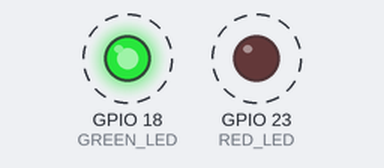
This program was run on a simulated Raspberry Pi (BCM pin numbers). On the bench: output pins drawn as LEDs (lit = HIGH). Dashed ring = blinking. What the program prints to the terminal is not drawn. At 10.0 s the program stops and its outputs stay as they are.

Above: at 0.5 s.
Timing chart, 0 to 4.6 s (numbered marks = the images above):
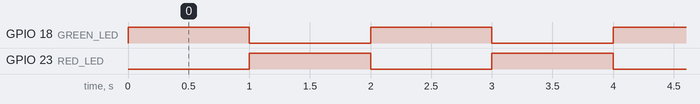

Measured:
- by itself, GPIO 18 (GREEN_LED): alternates HIGH for 1.0 s and LOW for 1.0 s, 10 changes in all, then stays LOW
- by itself, GPIO 23 (RED_LED): alternates HIGH for 1.0 s and LOW for 1.0 s, 9 changes in all, then stays HIGH

The program:

raspi-blink.py
```python
#!/usr/bin/env python
import RPi.GPIO as GPIO, time

GPIO.setmode(GPIO.BCM)
GREEN_LED = 18
RED_LED = 23
GPIO.setup(GREEN_LED, GPIO.OUT)
GPIO.setup(RED_LED, GPIO.OUT)

count = 0
while (count < 5):
    print "The count is: ", count
    GPIO.output(GREEN_LED, True)
    GPIO.output(RED_LED, False)
    print "Green light!"
    time.sleep(1)
    GPIO.output(GREEN_LED, False)
    GPIO.output(RED_LED, True)
    print "Red light!"
    time.sleep(1)
    count = count + 1

print "We are done now :-)"
```
